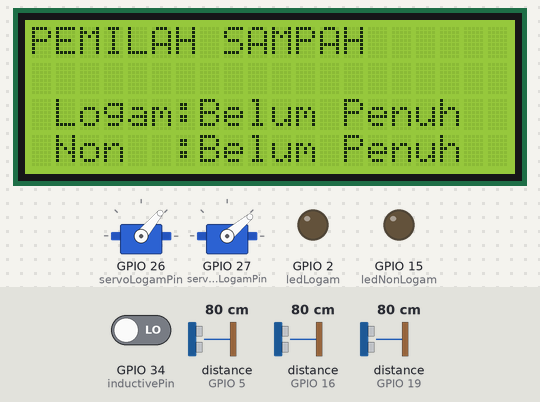
Bench run of a sketch on a simulated ESP32. Parts: 20×4 character LCD, 2 × servo, output pins drawn as LEDs (lit = HIGH). The inputs (shaded band) are chosen by the test bench; at power-on: distance to the obstacle (sensors on GPIO 16, GPIO 5, GPIO 19) 80 cm, GPIO 34 (inductivePin) LOW. The echo pulse lasts 58.3 µs per cm; WiFi joins after 1.5 s; servers stay silent unless stated; uploads are accepted with an empty reply; what the sketch prints to the serial monitor is not drawn.

Above: at 5.3 s.
5.4 s: distance to the obstacle (sensor on GPIO 16) set to 18 cm
6.9 s: distance to the obstacle (sensor on GPIO 16) set to 15 cm
At 9.8 s:
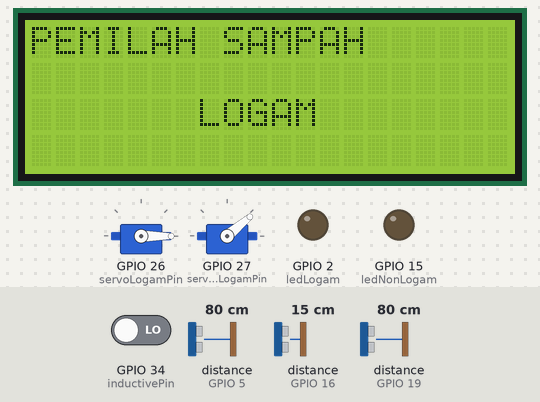
11.0 s: distance to the obstacle (sensor on GPIO 5) set to 2 cm
At 14.33 s:
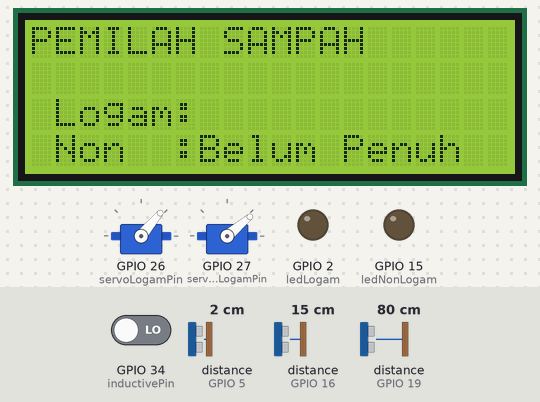
15.1 s: GPIO 34 (inductivePin) driven HIGH
At 17.3 s:
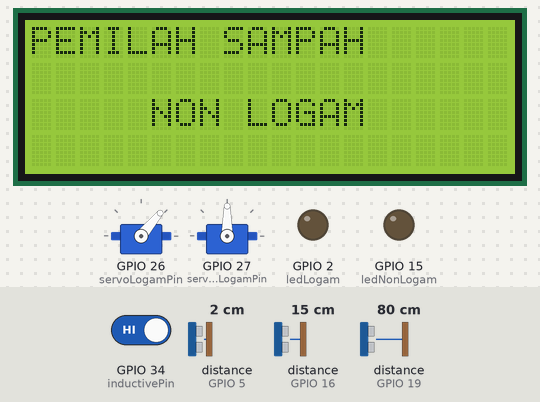
19.2 s: distance to the obstacle (sensor on GPIO 19) set to 2 cm
At 21.84 s:
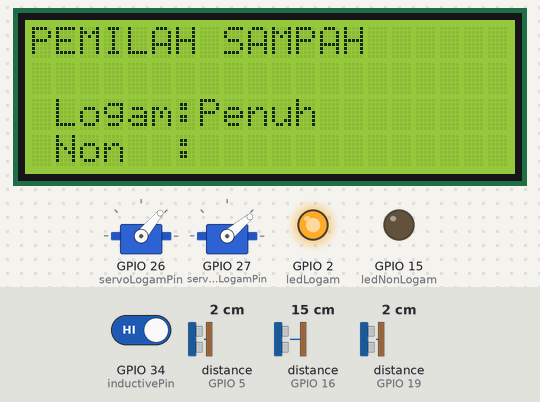
23.3 s: distance to the obstacle (sensor on GPIO 5) set to 9 cm
At 31.9 s:
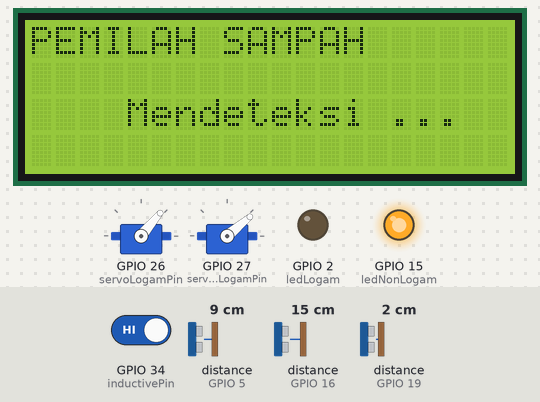
Timing chart, 0 to 33.4 s (numbered marks = the images above; inputs shaded):
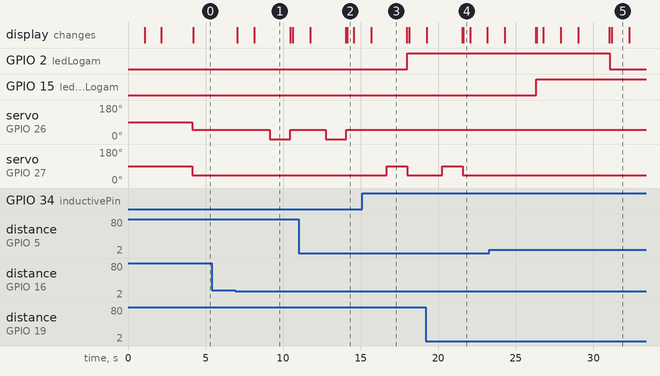

The sketch:

Project-AutomaticWasteSorter.ino
```cpp
#include <HCSR04.h>
#include <ESP32Servo.h>
#include <LiquidCrystal_I2C.h>
#include <WiFi.h>
#include <WiFiClientSecure.h>


// Inductive Proximity Sensor
#define inductivePin 34

// Servo Motors
#define servoLogamPin 26
#define servoNonLogamPin 27

// Ultrasonic Sensors
#define uObjectTrigPin 4
#define uObjectEchoPin 16

#define uHeightLogamTrigPin 17
#define uHeightLogamEchoPin 5

#define uHeightNonLogamTrigPin 18
#define uHeightNonLogamEchoPin 19

// LEDs
#define ledLogam 2
#define ledNonLogam 15


// Object Declaration
LiquidCrystal_I2C lcd(0x27, 20, 4);

Servo servoLogam;
Servo servoNonLogam;

HCSR04 objectUltrasonic(uObjectTrigPin, uObjectEchoPin);
HCSR04 heightLogamUltrasonic(uHeightLogamTrigPin, uHeightLogamEchoPin);
HCSR04 heightNonLogamUltrasonic(uHeightNonLogamTrigPin, uHeightNonLogamEchoPin);


// Variable Declaration
bool logamFull = false;
bool nonLogamFull = false;

unsigned long previousMillis = 0;

const char* ssid = "SSID";
const char* password = "Password";
const char* serverName = "rifkibayuariyan.vercel.app";


void lcdClearArea(int columnStart, int columnEnd, int rowStart, int rowEnd) {
  for (int row = rowStart; row <= rowEnd; row++) {
    for (int column = columnStart; column <= columnEnd; column++) {
      lcd.setCursor(column, row);
      lcd.write(0x20);
    }
  }
}

void sendData(String endpoint, String data) {
  if (WiFi.status() == WL_CONNECTED) {
    WiFiClientSecure client;
    client.setInsecure();

    if (client.connect(serverName, 443)) {
      Serial.println("Terhubung!");

      client.print(String("POST ") + endpoint + " HTTP/1.1\r\n" +
                   "Host: " + serverName + "\r\n" +
                   "Content-Type: application/json\r\n" +
                   "Content-Length: " + data.length() + "\r\n" +
                   "Connection: close\r\n\r\n" +
                   data);

      while (client.connected() || client.available()) {
        if (client.available()) {
          String line = client.readStringUntil('\n');
          Serial.println(line);
        }
      }

      client.stop();
      Serial.println("Koneksi ditutup.");
    } else {
      Serial.println("Koneksi gagal.");
    }
  }
}

void setup() {
  Serial.begin(115200);

  lcd.init();
  lcd.backlight();

  servoLogam.attach(servoLogamPin);
  servoNonLogam.attach(servoNonLogamPin);

  pinMode(ledLogam, OUTPUT);
  pinMode(ledNonLogam, OUTPUT);

  pinMode(uObjectTrigPin, OUTPUT);
  pinMode(uObjectEchoPin, INPUT);

  WiFi.begin(ssid, password);

  while (WiFi.status() != WL_CONNECTED) {
    delay(1000);
    lcd.setCursor(3, 1);
    lcd.print("Menghubungkan");
    lcd.setCursor(5, 2);
    lcd.print("ke WiFi...");
  }

  lcd.clear();
  lcd.setCursor(5, 1);
  lcd.print("Terhubung");
  lcd.setCursor(6, 2);
  lcd.print("ke WiFi!");
  delay(2000);
  lcd.clear();
}

void loop() {
  unsigned long currentMillis = millis();

  pinMode(inductivePin, INPUT);

  servoLogam.write(50);
  servoNonLogam.write(40);

  lcd.setCursor(0, 0);
  lcd.print("PEMILAH SAMPAH");
  lcd.setCursor(1, 2);
  lcd.print("Logam:");
  lcd.setCursor(7, 2);
  lcd.print(logamFull ? "Penuh" : "Belum Penuh");
  lcd.setCursor(1, 3);
  lcd.print("Non  :");
  lcd.setCursor(7, 3);
  lcd.print(nonLogamFull ? "Penuh" : "Belum Penuh");

  // indicator
  digitalWrite(ledLogam, logamFull ? HIGH : LOW);
  digitalWrite(ledNonLogam, nonLogamFull ? HIGH : LOW);

  if (currentMillis - previousMillis >= 1000) {
    previousMillis = currentMillis;
    if (heightLogamUltrasonic.dist() <= 5) {
      if (!logamFull) {
        lcdClearArea(7, 19, 2, 2);
        sendData("/automatic-waste-sorter/api/send-status", "{\"type\":\"logam\",\"status\":\"full\"}");
      }
      logamFull = true;
    } else {
      if (logamFull) {
        lcdClearArea(7, 19, 2, 2);
        sendData("/automatic-waste-sorter/api/send-status", "{\"type\":\"logam\",\"status\":\"not-full\"}");
      }
      logamFull = false;
    }

    if (heightNonLogamUltrasonic.dist() <= 5) {
      if (!nonLogamFull) {
        lcdClearArea(7, 19, 3, 3);
        sendData("/automatic-waste-sorter/api/send-status", "{\"type\":\"non-logam\",\"status\":\"full\"}");
      }
      nonLogamFull = true;
    } else {
      if (nonLogamFull) {
        lcdClearArea(7, 19, 3, 3);
        sendData("/automatic-waste-sorter/api/send-status", "{\"type\":\"non-logam\",\"status\":\"not-full\"}");
      }
      nonLogamFull = false;
    }
  }

  if (objectUltrasonic.dist() < 17) {
    lcdClearArea(0, 19, 1, 3);
    lcd.setCursor(4, 2);
    lcd.print("Mendeteksi ...");
    delay(1000);

    bool logam = digitalRead(inductivePin) == 0 ? true : false;

    if (logam) {
      lcdClearArea(0, 19, 1, 3);
      lcd.setCursor(7, 2);
      lcd.print("LOGAM");
      delay(1000);

      if (logamFull) {
        lcdClearArea(0, 19, 1, 3);
        lcd.setCursor(0, 2);
        lcd.print("Tempat Sampah Penuh!");
        delay(2000);
      } else {
        servoLogam.write(0);
        sendData("/automatic-waste-sorter/api/count", "{\"type\":\"logam\"}");
        delay(1000);
      }
    } else if (!logam) {
      lcdClearArea(0, 19, 1, 3);
      lcd.setCursor(5, 2);
      lcd.print("NON LOGAM");
      delay(1000);

      if (nonLogamFull) {
        lcdClearArea(0, 19, 1, 3);
        lcd.setCursor(0, 2);
        lcd.print("Tempat Sampah Penuh!");
        delay(2000);
      } else {
        servoNonLogam.write(90);
        sendData("/automatic-waste-sorter/api/count", "{\"type\":\"non-logam\"}");
        delay(1000);
      }
    }

    lcd.clear();
  }
}
```

Measured:
- the behaviour switches between 17 and 16 cm on distance to the obstacle (sensor on GPIO 16) (found by bisection; images 0 and 1)
- after the input at 5.4 s, every drawn part: stays the same
- after the input at 6.9 s, servo on GPIO 26 (servoLogamPin): 50° → 0° after 2.3 s, → 50° 1.3 s later; the display: first changes after 0.14 s (image 1 shows a later state)
- after the input at 11.0 s, the display: first differs from a run without the input after 3.1 s (image 2)
- after the input at 15.1 s, GPIO 2 (ledLogam): LOW → HIGH after 2.9 s instead of 3.7 s; servo on GPIO 27 (servoNonLogamPin): 40° → 90° after 1.6 s, → 40° 1.3 s later; the display: changes after 0.57 s (image 3)
- after the input at 19.2 s, the display: first differs from a run without the input after 2.4 s (image 4)
- after the input at 23.3 s, GPIO 2 (ledLogam): HIGH → LOW after 7.8 s; the display: first differs from a run without the input after 3.1 s (image 5 shows a later state)
- what the display in image 1 shows lasts 2.3 s, from 8.2 s to 10.5 s
